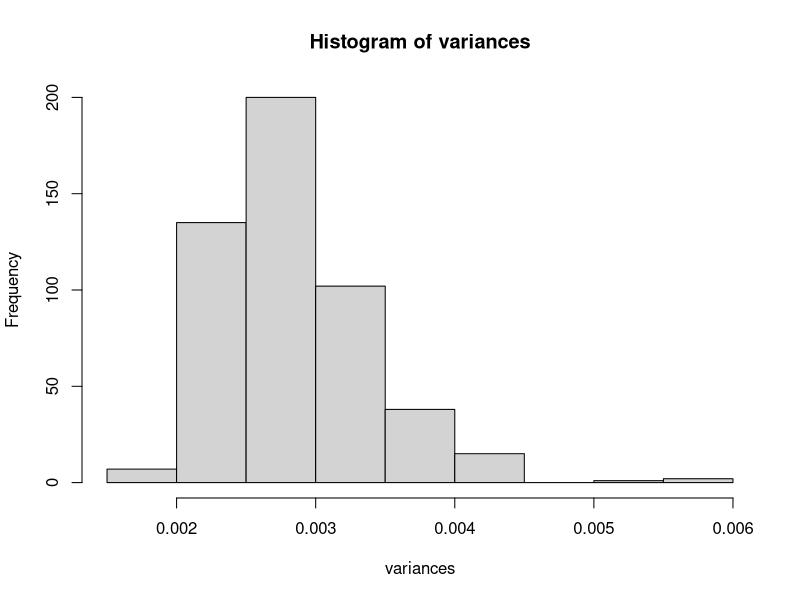
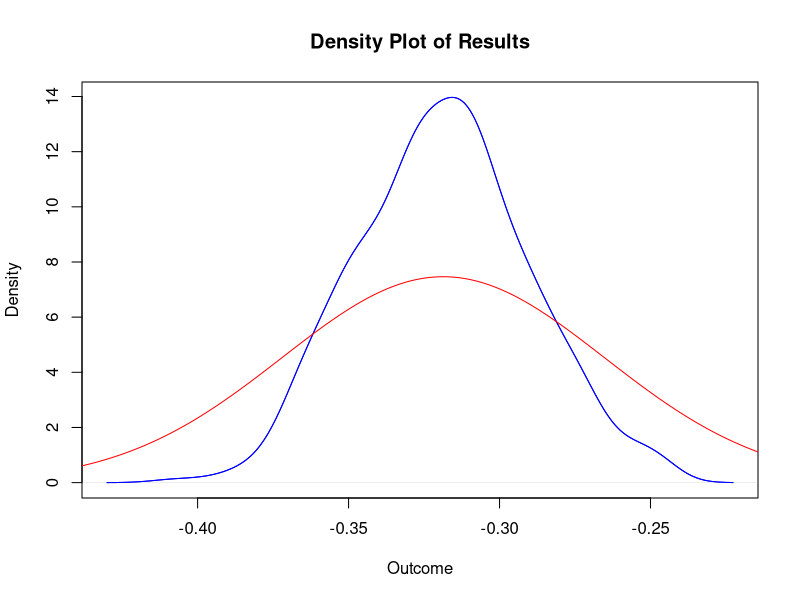

The R source for these figures, in order: (Note: a time limit stopped this script after it produced the figures.)
#' calculate_ipw_b
#'
#' Calculates the average outcome had the given dataset been treated with the given treatment regime.
#'
#' @param df The dataset of observed data, must contain columns treatment: "t", outcome: "y" and covariates. (data.frame)
#' @param f The treatment regime. (function)
#' @param covariates Optional. The covariates used for propensity score. Must be a subset of covariates in df. (list)
#' @param propensity_model_equation Optional. The RHS equation for the propensity model, of the form "covariate_1 + covariate_2" (string)
#'
#' @return The calculated inverse probability weights.
#'
#' @export
calculate_ipw_b <- function(df, f, covariates = NULL, propensity_model_equation = NULL) {
  stopifnot(is.data.frame(df), "t" %in% names(df), "y" %in% names(df))

  # define covariates used for the propensity score and generate formula for propensity score model
  if (is.null(propensity_model_equation)) {
    covariates <- setdiff(names(df), c("t", "y"))
    formula_string <- paste("w ~", paste(covariates, collapse = " * "))
  } else {
    # check if propensity_model_equation is a string
    stopifnot(class(propensity_model_equation) == "string")
    # check that covariates are in df
    stopifnot(all(covariates %in% names(df)))

    formula_string <- paste("w ~", propensity_model_equation)
  }

  formula <- as.formula(formula_string)
  w <- f(df) == df$t

  model <-
    glm(formula, family = binomial(link = "logit"), data = df)
  weights <-
    predict(model, df[w, covariates], type = "response")
  expected_y <- sum(df$y[w] / weights) / nrow(df)

  return(list(outcome = expected_y, prop_model = model))
}
#' Calculate Clinical Utility
#'
#' This function calculates the clinical utility of two treatment assignment functions `f` and `g`
#' using inverse probability weighting (IPW). Optionally, it can also estimate the variance of the
#' clinical utility difference.
#'
#' @param df A data frame containing the dataset. It must include columns "t" (treatment) and "y" (outcome).
#' @param f A treatement regime that assigns treatment based on the covariates in `df`.
#' @param g Another treatment regime that assigns treatment based on the covariates in `df`.
#' @param est_variance A logical value indicating whether to estimate the variance of the clinical utility
#' difference. Default is TRUE.
#'
#' @return A list containing:
#' \item{clinical_util}{The difference in clinical utility between the two treatment assignment functions `f` and `g`.}
#' \item{variance}{(Optional) The estimated variance of the clinical utility difference, if `est_variance` is TRUE.}
#'
#' @export
clinical_utility <- function(df, f, g, est_variance = TRUE) {
  n <- nrow(df)
  ipw_f <- calculate_ipw_b(df, f)
  ipw_g <- calculate_ipw_b(df, g)
  clinical_util <- ipw_f$outcome - ipw_g$outcome
  if (est_variance) {
    covariates <- df[, setdiff(names(df), c("t", "y"))]

    # indicators if assigned treatments follows observed treatment
    w_f <- f(df) == df$t
    w_g <- g(df) == df$t

    # propensity scores for f
    ps_f <- predict(ipw_f$prop_model, covariates, type = "response")
    # propensity scores for g
    ps_g <- predict(ipw_g$prop_model, covariates, type = "response")

    # assume model matrix is the same for ipw_f and ipw_g
    model_mat <- model.matrix(ipw_f$prop_model)
    n_features <- ncol(model_mat)
    A <- colSums(model_mat * w_f * df$y * (1 - (1 / ps_f))) / n
    B <- colSums(model_mat * w_g * df$y * (1 - (1 / ps_g))) / n

    partial_M2 <- t(model_mat) %*% (model_mat * (-ps_f + ps_f^2))
    partial_M3 <- t(model_mat) %*% (model_mat * (-ps_g + ps_g^2))

    partial_M2 <- partial_M2 / n
    partial_M3 <- partial_M3 / n

    partial_M2_inv <- solve(partial_M2)
    partial_M3_inv <- solve(partial_M3)

    # create bread matrix for vegetarian sandwich estimator
    bread_matrix <- rbind(
      cbind(-1, A %*% partial_M2_inv, B %*% partial_M3_inv),
      cbind(0, partial_M2_inv, matrix(0, nrow = n_features, ncol = n_features)),
      cbind(0, matrix(0, nrow = n_features, ncol = n_features), partial_M3_inv)
    )

    # create cheese matrix for vegetarian sandwich estimator
    cheese_matrix <- matrix(0, nrow = 2 * n_features + 1, ncol = 2 * n_features + 1)
    for (i in 1:n) {
      c_i <- as.numeric(model_mat[i, ])
      M1 <- as.numeric(w_f[i] * df$y[i] / ps_f[i] - w_g[i] * df$y[i] / ps_g[i] - clinical_util)
      M2 <- c_i * (w_f[i] - ps_f[i])
      M3 <- c_i * (w_g[i] - ps_g[i])
      m_i <- c(M1, M2, M3)
      cheese_matrix <- cheese_matrix + outer(m_i, m_i, "*")
    }
    cheese_matrix <- cheese_matrix / n
    cov_matrix <- bread_matrix %*% cheese_matrix %*% t(bread_matrix)
    variance <- cov_matrix[1, 1] / n
  } else {
    variance <- NULL
  }
  return(list(outcome = clinical_util, variance = variance))
}

#' Remove factors from a data frame
#'
#' This function takes a data frame as input and removes all factor columns from it.
#' It converts the factor columns to numeric columns by converting the factor levels to their corresponding numeric values.
#'
#' @param df A data frame.
#'
#' @return A modified data frame with factor columns converted to numeric columns.
rm_factors <- function(df) {
  factor_cols <- sapply(df, is.factor)
  df[factor_cols] <- lapply(df[factor_cols], function(x) as.numeric(as.character(x)))
  return(df)
}

#' Optimal Treatment Assignment
#'
#' This function assigns an optimal treatment for the data generated by generate_data_nb().
#'
#' @param df A data frame that contains the column `z_1`.
#' @return A numeric vector representing the assigned treatments.
f_optimal <- function(df) {
  df <- rm_factors(df)
  t <- numeric(nrow(df))
  t[df$z_1 < 0.3] <- 1
  t[df$z_1 > 0.7] <- 3
  t[(df$z_1 >= 0.3) & (df$z_1 <= 0.7)] <- 2

  return(t)
}

#' Default Probability Calculation
#'
#' This function calculates the default probabilities based on treatment and covariates.
#'
#' @param t A numeric vector representing the assigned treatments.
#' @param z_1 A numeric vector representing the first covariate.
#' @param z_2 A numeric vector representing the second covariate.
#' @return A numeric vector representing the calculated probabilities.
p_default <- function(t, z_1, z_2) {
  condition_1 <- (t == 1)
  condition_2 <- (t == 2)
  condition_3 <- (t == 3)

  p <- numeric(length(t))

  p[condition_1] <- 0.5 + 0.5 * z_1[condition_1] - 0.5 * z_2[condition_1]
  p[condition_2] <- 0.65 - 0.5 * z_2[condition_2]
  p[condition_3] <- 1 - 0.5 * z_1[condition_3] - 0.5 * z_2[condition_3]

  return(p)
}
#' Generate Data with Non-Binary Covariates
#'
#' This function generates a dataset with non-binary covariates and assigns treatments based on the covariates.
#' For more details see Appendix
#'
#' @param n An integer representing the number of samples to generate. Default is 10000.
#' @param f A treatment regime for which the true counteractual average outcome is calculated. Default is NULL.
#' @param print_summary A logical indicating whether to print a summary of the generated data. Default is FALSE.
#' @param slider A variable to adjust the propability to get the optimal treatment according to the optimal
#' decision function. slider ->infinity: prop of being treatet opimal=1.
#' slider-> -infinity prop of being treatet opimal=0. Default is NULL.
#'
#'  @return A list containing:
#' \item{sim_data}{A data frame containing the simulated population}
#' \item{std_care_avg}{A numeric value representing the average standard of care.}
#' \item{counterfactual_avg}{A numeric value representing the average counterfactual outcome according to f.}
#' @examples
#' generate_data_nb(n = 1000, print_summary = TRUE)
generate_data_nb <- function(n = 10000, f = NULL, print_summary = FALSE, slider = NULL) {
  z_1 <- sample(seq(from = 0, to = 1, by = 0.1), n, replace = TRUE)
  z_2 <- rbinom(n, size = 1, prob = 0.7)

  # set up empty vectors for the probability of three treatments
  p_1 <- numeric(n)
  p_2 <- numeric(n)
  p_3 <- numeric(n)
  t <- numeric(n)

  # define standard of care distibution
  if (is.null(slider)) {
    p_1 <- plogis(-z_1)
    p_2 <- plogis(-2 + z_1 + z_2)
    p_3 <- 1 - p_1 - p_2
  } else {
    idx_1 <- f_optimal(data.frame(z_1)) == 1
    idx_2 <- f_optimal(data.frame(z_1)) == 2
    idx_3 <- f_optimal(data.frame(z_1)) == 3

    p_1[!idx_1] <- plogis(-z_1[!idx_1] - slider)
    p_2[!idx_2] <- plogis(-2 + z_1[!idx_2] + z_2[!idx_2] - slider)
    p_3[!idx_3] <- plogis(2 * z_1[!idx_3] - z_2[!idx_3] - slider)

    p_1[idx_1] <- plogis(slider)
    p_2[idx_2] <- plogis(slider)
    p_3[idx_3] <- plogis(slider)
  }
  # set treatment according to distribution
  t <- mapply(
    function(x, y, z) sample(c(1, 2, 3), size = 1, replace = TRUE, prob = c(x, y, z)),
    p_1, p_2, p_3
  )


  prob_default <- p_default(t, z_1, z_2)
  y <- rbinom(n, prob = prob_default, size = 1)

  std_care_avg <- mean(prob_default)

  if (!is.null(f)) {
    t_c <- f(data.frame(z_1))
    prob_default_c <- p_default(t_c, z_1, z_2)
    counterfactual_avg <- mean(prob_default_c)
  } else {
    t_c <- NA
    counterfactual_avg <- NA
  }

  if (print_summary) {
    cat("average outcome:", std_care_avg, "\n")
    cat("counterfactual outcome:", counterfactual_avg, "\n")
  }
  sim_data <- data.frame(z_1 = as.factor(z_1), z_2, t, y, t_c)
  return(list(sim_data = sim_data, std_care_avg = std_care_avg, counterfactual_avg = counterfactual_avg))
}



# example calculations:

f_1 <- function(df) rep(1, nrow(df))
f_2 <- function(df) rep(2, nrow(df))
f_3 <- function(df) rep(3, nrow(df))


data <- generate_data_nb(f = f_2, n = 500, slider = -1, print_summary = TRUE)
data$std_care_avg
data$counterfactual_avg
df <- data$sim_data[, c("y", "t", "z_1", "z_2")]
a <- calculate_ipw_b(df, f_2)
a$outcome

clinical_utility(df, f_2, f_optimal)
clinical_utility(df, f_optimal, f_2)
n_loop <- 500
n <- 500
results <- numeric(n_loop)
variances <- numeric(n_loop)
for (i in 1:n_loop) {
  df <- generate_data_nb(f = f_optimal, n = n, slider = -10)$sim_data[, c("y", "t", "z_1", "z_2")]
  cu <- clinical_utility(df, f_optimal, f_1, est_variance = TRUE)
  results[i] <- cu$outcome
  variances[i] <- cu$variance
}

hist(variances)
abline(v = var(unlist(results)))
var(results)
mean(variances)
mean(variances) / var(results)

density_results <- density(results)
plot(density_results, main = "Density Plot of Results", xlab = "Outcome", col = "blue")
lines(density_results, col = "blue")
x <- seq(-1, 1, length.out = 1000)
y <- dnorm(x, mean = mean(results), sd = sqrt(mean(variances)))
lines(x, y, col = "red")



# random generated data example:
df <- data.frame(t = sample(0:1, 100, replace = TRUE), y = rnorm(100), x1 = rnorm(100), x2 = rnorm(100))
f <- function(df) {
  ifelse(df$x1 > 0, 1, 0)
}
g <- function(df) {
  ifelse(df$x2 > 0, 1, 0)
}
f_0 <- function(df) rep(0, nrow(df))



n_loop <- 5000
n <- 1000
results <- numeric(n_loop)
variances <- numeric(n_loop)
for (i in 1:n_loop) {
  df <- data.frame(t = sample(0:1, n, replace = TRUE), y = rnorm(n), x1 = rnorm(n), x2 = rnorm(n))
  cu <- clinical_utility(df, f, g, est_variance = TRUE)
  results[i] <- cu$outcome
  variances[i] <- cu$variance
}

hist(variances)
var(results)
abline(v = var(unlist(results)))


density_results <- density(results)
plot(density_results, main = "Density Plot of Results", xlab = "Outcome", col = "blue")
lines(density_results, col = "blue")
x <- seq(-1, 1, length.out = 1000)
y <- dnorm(x, mean = mean(results), sd = sqrt(mean(variances)))
lines(x, y, col = "red")
